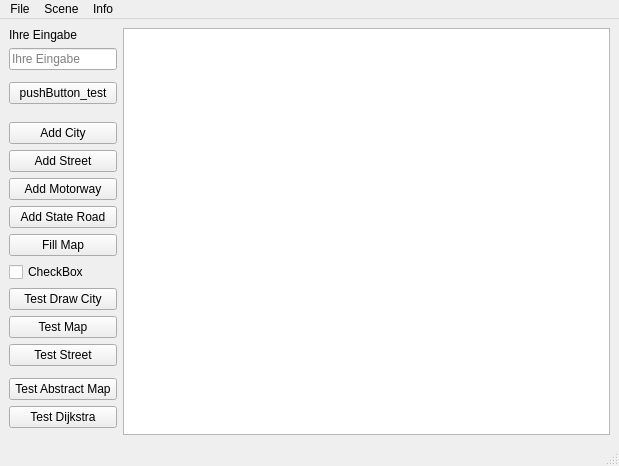
<?xml version="1.0" encoding="UTF-8"?>
<ui version="4.0">
 <class>MainWindow</class>
 <widget class="QMainWindow" name="MainWindow">
  <property name="geometry">
   <rect>
    <x>0</x>
    <y>0</y>
    <width>619</width>
    <height>466</height>
   </rect>
  </property>
  <property name="windowTitle">
   <string>MainWindow</string>
  </property>
  <widget class="QWidget" name="centralwidget">
   <layout class="QGridLayout" name="gridLayout" columnstretch="0,1">
    <item row="6" column="0">
     <widget class="QPushButton" name="AddCity">
      <property name="text">
       <string>Add City</string>
      </property>
     </widget>
    </item>
    <item row="1" column="0">
     <widget class="QLineEdit" name="lineEdit_test">
      <property name="placeholderText">
       <string>Ihre Eingabe</string>
      </property>
      <property name="clearButtonEnabled">
       <bool>true</bool>
      </property>
     </widget>
    </item>
    <item row="13" column="0">
     <widget class="QPushButton" name="tesDrawtMapButton">
      <property name="text">
       <string>Test Map</string>
      </property>
     </widget>
    </item>
    <item row="16" column="0">
     <widget class="QPushButton" name="testAbstractMap">
      <property name="text">
       <string>Test Abstract Map</string>
      </property>
     </widget>
    </item>
    <item row="12" column="0">
     <widget class="QPushButton" name="testDrawCityButton">
      <property name="text">
       <string>Test Draw City</string>
      </property>
     </widget>
    </item>
    <item row="14" column="0">
     <widget class="QPushButton" name="testDrawStreetButton">
      <property name="text">
       <string>Test Street</string>
      </property>
     </widget>
    </item>
    <item row="17" column="0">
     <widget class="QPushButton" name="testDijkstra">
      <property name="text">
       <string>Test Dijkstra</string>
      </property>
     </widget>
    </item>
    <item row="19" column="0">
     <spacer name="verticalSpacer">
      <property name="orientation">
       <enum>Qt::Vertical</enum>
      </property>
      <property name="sizeHint" stdset="0">
       <size>
        <width>20</width>
        <height>40</height>
       </size>
      </property>
     </spacer>
    </item>
    <item row="10" column="0">
     <widget class="QPushButton" name="fillMap">
      <property name="text">
       <string>Fill Map</string>
      </property>
     </widget>
    </item>
    <item row="8" column="0">
     <widget class="QPushButton" name="addMotorWay">
      <property name="text">
       <string>Add Motorway</string>
      </property>
     </widget>
    </item>
    <item row="3" column="0">
     <widget class="QPushButton" name="pushButton_test">
      <property name="toolTip">
       <string>&lt;html&gt;&lt;head/&gt;&lt;body&gt;&lt;p&gt;enter&lt;/p&gt;&lt;/body&gt;&lt;/html&gt;</string>
      </property>
      <property name="text">
       <string>pushButton_test</string>
      </property>
     </widget>
    </item>
    <item row="0" column="0">
     <widget class="QLabel" name="label_eingabe">
      <property name="text">
       <string>Ihre Eingabe</string>
      </property>
     </widget>
    </item>
    <item row="7" column="0">
     <widget class="QPushButton" name="AddStreet">
      <property name="text">
       <string>Add Street</string>
      </property>
     </widget>
    </item>
    <item row="11" column="0">
     <widget class="QCheckBox" name="checkBoxTest">
      <property name="text">
       <string>CheckBox</string>
      </property>
     </widget>
    </item>
    <item row="0" column="1" rowspan="20">
     <widget class="QGraphicsView" name="graphicsView"/>
    </item>
    <item row="9" column="0">
     <widget class="QPushButton" name="addStateRoad">
      <property name="text">
       <string>Add State Road</string>
      </property>
     </widget>
    </item>
   </layout>
  </widget>
  <widget class="QMenuBar" name="menubar">
   <property name="geometry">
    <rect>
     <x>0</x>
     <y>0</y>
     <width>619</width>
     <height>21</height>
    </rect>
   </property>
   <widget class="QMenu" name="menuFile">
    <property name="title">
     <string>File</string>
    </property>
    <addaction name="actionOpen"/>
    <addaction name="actionSave"/>
    <addaction name="separator"/>
    <addaction name="actionExit"/>
   </widget>
   <widget class="QMenu" name="menuScene">
    <property name="title">
     <string>Scene</string>
    </property>
    <addaction name="actionClear_Scene"/>
   </widget>
   <widget class="QMenu" name="menuInfo">
    <property name="title">
     <string>Info</string>
    </property>
    <addaction name="actionAbout"/>
   </widget>
   <addaction name="menuFile"/>
   <addaction name="menuScene"/>
   <addaction name="menuInfo"/>
  </widget>
  <widget class="QStatusBar" name="statusbar"/>
  <action name="actionOpen">
   <property name="enabled">
    <bool>false</bool>
   </property>
   <property name="text">
    <string>Open</string>
   </property>
  </action>
  <action name="actionSave">
   <property name="enabled">
    <bool>false</bool>
   </property>
   <property name="text">
    <string>Save</string>
   </property>
  </action>
  <action name="actionTrennerhinzufuegen">
   <property name="text">
    <string>Exit</string>
   </property>
  </action>
  <action name="actionExit">
   <property name="text">
    <string>Exit</string>
   </property>
   <property name="shortcut">
    <string>Alt+E</string>
   </property>
  </action>
  <action name="actionClear_Scene">
   <property name="text">
    <string>Clear Scene</string>
   </property>
   <property name="shortcut">
    <string>Alt+S</string>
   </property>
  </action>
  <action name="actionAbout">
   <property name="text">
    <string>About</string>
   </property>
  </action>
 </widget>
 <resources/>
 <connections/>
</ui>
